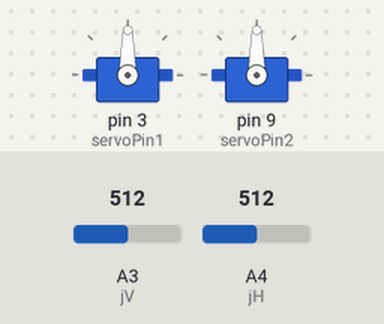
Simulated run of this sketch. Board: Arduino Uno, built with avr-gcc and run on an emulated ATmega328P. Parts: 2 × servo. The test bench sets the inputs (shaded band); at power-on: A3 (jV) = 512, A4 (jH) = 512.

Above: at 1.2 s.
1.3 s: A3 (jV) set to 716
At 2.5 s:
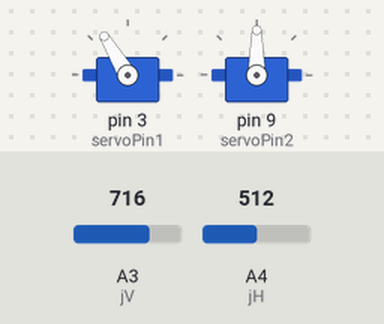
2.8 s: A4 (jH) set to 716
At 4.0 s:
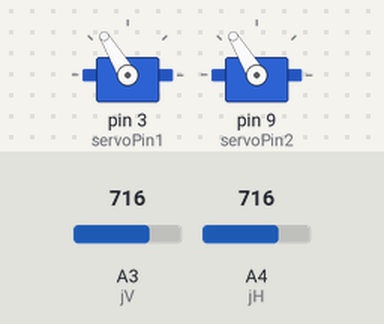
4.3 s: A3 (jV) set to 900
At 5.4 s:
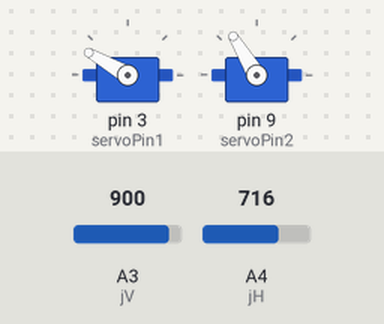
5.8 s: A4 (jH) set to 900
At 6.8 s:
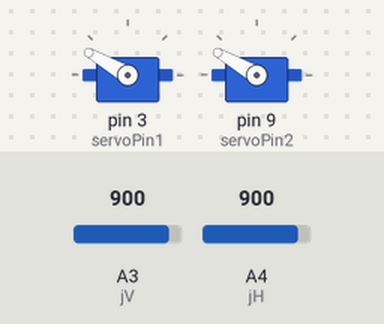
7.3 s: A3 (jV) set to 1023
At 8.2 s:
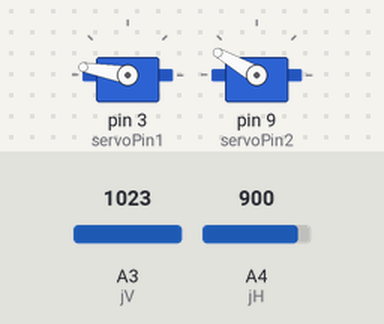
8.8 s: A4 (jH) set to 1023
At 9.6 s:
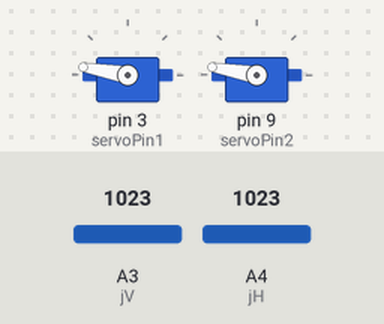
Timing chart, 0 to 11.3 s (numbered marks = the images above; inputs shaded):
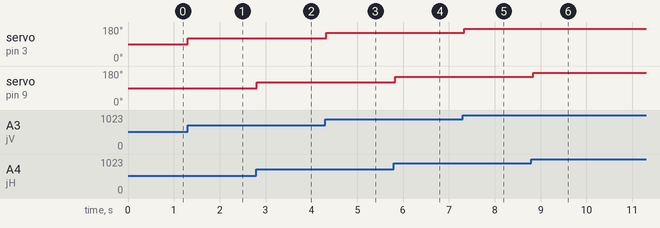

The sketch:

CH16_1.ino
```cpp
// ===== ch16_1.ino =====
// ===== 搖桿控制雙軸機械臂 =====
const int servoPin1=3,servoPin2=9;
//宣告2腳連接servoPin1信號、3腳連接servoPin2信號
const int jV=A3, jH=A4, jPB=A5;//宣告搖桿之接腳
#include <Servo.h>      //掛載Servo.h函數庫
Servo servoA;       //建構servoA伺服器物件
Servo servoB;       //建構servoB伺服器物件
//初始設定
void setup() {
  servoA.attach(servoPin1); // servoA連線
  servoB.attach(servoPin2); // servoB連線
}
//主程式
void loop() {
  int V = analogRead(jV);     //讀取垂直電位計並存入jV變數
  V = map(V,0,1023, 10,170);    //轉換範圍
  servoA.write(V);        //驅動servoA伺服機
  int H = analogRead(jH);     //讀取水平電位計並存入jH變數
  H = map(H,0,1023, 10,170);    //轉換範圍
  servoB.write(H);        //驅動servoB伺服機
  delay(100);           //延遲0.1秒
}
```

Measured:
- after the input at 1.3 s, servo on pin 3 (servoPin1): 90° → 121° at once
- after the input at 2.8 s, servo on pin 9 (servoPin2): 90° → 121° at once
- after the input at 4.3 s, servo on pin 3 (servoPin1): 121° → 150° at once
- after the input at 5.8 s, servo on pin 9 (servoPin2): 121° → 150° at once
- after the input at 7.3 s, servo on pin 3 (servoPin1): 150° → 170° at once
- after the input at 8.8 s, servo on pin 9 (servoPin2): 150° → 170° at once
